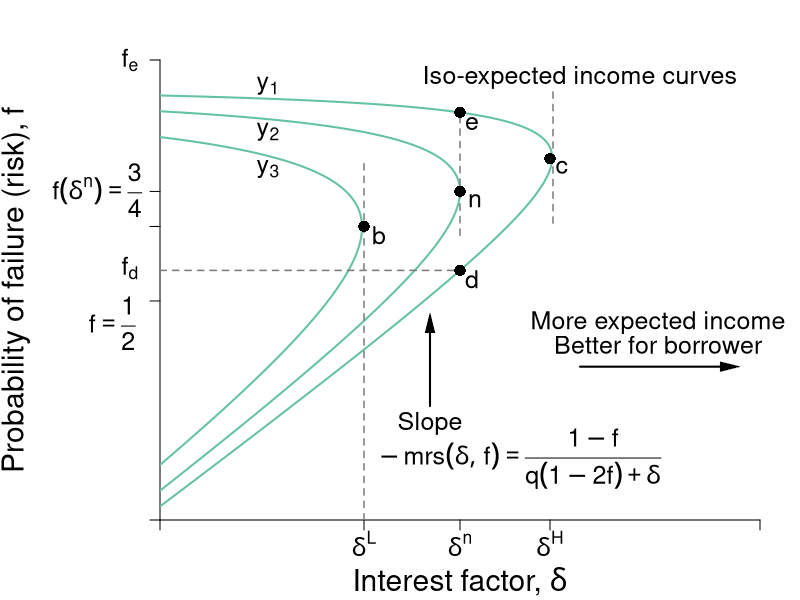

Reproduce this figure in R.
#Graph Designer: Simon Halliday
#Authors: Bowles, Foley and Halliday
#Title: Coordination, Conflict and Competition: A Text in Microeconomics

library(shape)
pdf(file = "credit/non_contractual_brf_part_a.pdf", width = 8, height = 6)

#Set parameters for graphics
axislabelsize <- 1.8
labelsize <- 1.5
namesize <- 1.8
annotatesize <- 1.5
graphlinewidth <- 2
segmentlinewidth <- 1.5

COL <- c("#7fc97f", "#beaed4", "#fdc086", "#ffff99", "#386cb0", "#f0027f", "#bf5b17", "#666666")
COLA <- c("#e0f3db", "#99d8c9","#66c2a4","#41ae76", "#238b45", "#005824")
COLB <- c("#c6dbef", "#4eb3d3", "#2b8cbe", "#0868ac","#084081")
grays <- gray.colors(25, start = 1, end = 0)

#Edited the margins to cater for the larger LHS labels
par(mar =  c(4, 8, 3, 2))

brfFn <- function(delta, mu = 1) {
  .5 + (delta / (2 * mu)) 
}

isoreturnFn <- function(delta, pi=0.125) {
  1 - (pi)/delta
}


yFn <- function(d1, f1, mu = 1){
  mu*f1*(1 - f1) - d1*(1 - f1)
}

ylow <- function(delta, mu = 1, ybar = 0.03){
  (-sqrt(delta^2 - 2*delta*mu + mu^2 - 4*mu*ybar) + delta + mu)/(2*mu)
}

yhigh <- function(delta, mu = 1, ybar = 0.03){
  (sqrt(delta^2 - 2*delta*mu + mu^2 - 4*mu*ybar) + delta + mu)/(2*mu)
}

xlims <- c(0, 1)
ylims <- c(0, 1.05)

npts <- 501 
d1 <- seq(xlims[1], xlims[2], length.out = npts)
f1 <- seq(ylims[1], ylims[2], length.out = npts) 
a <- c(0.03, 0.0625, 0.11)

plot(0, 0, xlim = xlims, ylim = ylims, type = "n",
     xlab = expression(paste("")),
     ylab = expression(paste("")), 
     xaxt = "n", 
     yaxt = "n", 
     cex.lab = axislabelsize, 
     bty = "n", 
     xaxs="i", 
     yaxs="i"
)


# ticksy <- seq(from = 0, to = ylims[2], by = 0.1)
# ylabels <- seq(from = 0, to = ylims[2], by = 0.1)
# ticksx <- seq(from = 0, to = xlims[2], by = 0.1)
# xlabels <- seq(from = 0, to = xlims[2], by = 0.1)
#ticksy <- c(ylims[1], 0.5, brfFn(delta = 0.34), brfFn(delta = 0.5), brfFn(delta = 0.65), yhigh(delta = 0.5), ylims[2])
ticksy <- c(ylims[1], 0.5, brfFn(delta = 0.34), NA, brfFn(delta = 0.5), NA, NA, ylims[2])
ylabels <- c(NA, NA, NA, NA,NA,NA, NA, NA)
#ylabels <- c(NA, expression(paste(f == frac(1,2))), expression(paste(f^d)), expression(paste(f*(delta^L) )),  expression(paste(f*(delta^n) == frac(3,4))),expression(paste(f*(delta^H) )), expression(paste(f^e)), NA)
ticksx <- c(xlims[1], 0.34, 0.5, 0.65, xlims[2])
xlabels <- c(NA,  expression(paste(delta^L)), expression(paste(delta^n)), expression(paste(delta^H)), NA)

axis(1, at = ticksx, pos = 0, labels = xlabels, cex.axis = labelsize)
axis(2, at = ticksy, pos = 0, labels = ylabels, las = 1,cex.axis = labelsize)

#ylabels <- c(NA, expression(paste(f == frac(1,2))), expression(paste(f^d)), expression(paste(f*(delta^L) )),  expression(paste(f*(delta^n) == frac(3,4))),expression(paste(f*(delta^H) )), expression(paste(f^e)), NA)
text(-0.08, 0.45, expression(paste(f == frac(1,2))), cex = labelsize, xpd =TRUE)
text(-0.05, 0.575, expression(paste(f[d])), cex = labelsize, xpd =TRUE)
#text(-0.07, 0.665, expression(paste(f*(delta^L) )), cex = labelsize, xpd =TRUE)
text(-0.105, 0.753, expression(paste(f*(delta^n) ==frac(3,4) )), cex = labelsize, xpd =TRUE)
#text(-0.07, 0.832, expression(paste(f*(delta^n))), cex = labelsize, xpd =TRUE)
#text(-0.07, 0.93, expression(paste(f*(delta^H) )), cex = labelsize, xpd =TRUE)
text(-0.05, 1.05, expression(paste(f[e])), cex = labelsize, xpd =TRUE)
# y-labels with numeric values
# text(-0.0905, 0.48, expression(paste(frac(1,2) == f)), cex = labelsize, xpd =TRUE)
# text(-0.05, 0.58, expression(paste(0.57 == f^d)), cex = labelsize, xpd =TRUE)
# text(-0.07, 0.66, expression(paste(0.67 == f*(delta^L) )), cex = labelsize, xpd =TRUE)
# text(-0.105, 0.76, expression(paste(frac(3,4) == f*(delta^n))), cex = labelsize, xpd =TRUE)
# text(-0.07, 0.84, expression(paste(0.83 == f*(delta^n) )), cex = labelsize, xpd =TRUE)
# text(-0.07, 0.93, expression(paste(0.93 == f*(delta^H) )), cex = labelsize, xpd =TRUE)
# text(-0.05, 1.05, expression(paste(1.05f^e)), cex = labelsize, xpd =TRUE)


npts <- 503 
xx1 <- seq(xlims[1], xlims[2], length.out = npts)
xx2 <- seq(0, 1, length.out = npts)

#Draw the graphs
#lines(xx1, brfFn(xx1), col = COLA[4], lwd = graphlinewidth)

#Axis labels
mtext(expression(paste("Interest factor, ", delta)), side = 1, line = 3, cex = axislabelsize)
text(-0.24, 0.5*(ylims[2]), expression(paste("Probability of failure (risk), ", f)), xpd = TRUE, cex = axislabelsize, srt = 90) 

#Contour lines
contour(d1, f1,
        outer(d1, f1, yFn),
        drawlabels = FALSE,
        col = COLA[3],
        lwd = graphlinewidth,
        levels = a,
        xaxs="i",
        yaxs="i",
        add = TRUE)

segments(0.5, 0.65, 0.5, yhigh(delta = 0.5), lty = 2, col = grays[20] , lwd = segmentlinewidth)
#segments(0, yhigh(delta = 0.5), 0.5, yhigh(delta = 0.5), lty = 2, col = grays[20] , lwd = segmentlinewidth)
segments(0, ylow(delta = 0.5), 0.5, ylow(delta = 0.5), lty = 2, col = grays[20] , lwd = segmentlinewidth)

segments(0.34,0, 0.34, brfFn(delta = 0.34) + 0.15, lty = 2, col = grays[20] , lwd = segmentlinewidth)
segments(0.655, brfFn(delta = 0.655) - 0.15, 0.655, brfFn(delta = 0.655) + 0.15, lty = 2, col = grays[20] , lwd = segmentlinewidth)

#segments(0, brfFn(delta = 0.5), 0.5, brfFn(delta = 0.5), lty = 2, col = "gray" , lwd = segmentlinewidth)

# 
# segments(8, 0, 8,indiffA(x = 8)  , lty = 2, col = "gray" , lwd = segmentlinewidth)
# segments(0, indiffA(x = 8) , 8,indiffA(x = 8)  , lty = 2, col = "gray" , lwd = segmentlinewidth)

text(0.5+ 0.025, brfFn(delta = 0.5) - 0.02, expression(paste(n)), cex = labelsize)
points(0.5, brfFn(delta = 0.5), pch = 16, col = "black", cex = 1.5)
text(0.34+ 0.025, brfFn(delta = 0.34) - 0.02, expression(paste(b)), cex = labelsize)
points(0.34, brfFn(delta = 0.34), pch = 16, col = "black", cex = 1.5)
text(0.65+ 0.02, brfFn(delta = 0.65) - 0.02, expression(paste(c)), cex = labelsize)
points(0.65, brfFn(delta = 0.65), pch = 16, col = "black", cex = 1.5)

text(0.5+ 0.02, ylow(delta = 0.5) - 0.02, expression(paste(d)), cex = labelsize)
points(0.5, ylow(delta = 0.5), pch = 16, col = "black", cex = 1.5)
text(0.5+ 0.02, yhigh(delta = 0.5) - 0.025, expression(paste(e)), cex = labelsize)
points(0.5, yhigh(delta = 0.5), pch = 16, col = "black", cex = 1.5)



text(0.7, 1.01, expression(paste("Iso-expected income curves")), cex = labelsize)
#text(0.3, 1.01, expression(paste(y[1] == y^L)), cex = labelsize)
#text(0.3, 0.88, expression(paste(y[2] == y^{NE})), cex = labelsize)
#text(0.2, 0.75, expression(paste(y[3] == y^H)), cex = labelsize)
text(0.18, 0.99, expression(paste(y[1])), cex = labelsize)
text(0.18, 0.885, expression(paste(y[2])), cex = labelsize)
text(0.18, 0.8, expression(paste(y[3])), cex = labelsize)
text(0.45, 0.22, expression(Slope), cex = labelsize)
text(0.6, 0.14, expression(paste(-mrs(delta, f) == frac(1 - f, q*(1 - 2*f) + delta))), cex = labelsize)
Arrows(0.45, 0.26, 0.45, 0.45, col = "black", lty = 1, lwd = 2, arr.type = "triangle", arr.lwd = 0.5)


text(0.83, 0.45, expression(paste("More expected income")), cex = labelsize, xpd = TRUE)
text(0.83, 0.4, expression(paste("Better for borrower")), cex = labelsize,xpd = TRUE)
Arrows(0.7, 0.35, 0.95, 0.35, col = "black", lty = 1, lwd = 2, arr.type = "triangle", arr.lwd = 0.5)


#text(0.85, 0.68, expression(paste("A's Best Response")), cex = labelsize, xpd  = TRUE)
#text(0.85, 0.63, expression(paste("function")), cex = labelsize, xpd  = TRUE)
#text(0.86, 0.55, expression(paste("Slope ", phantom() == frac(1, 2*q))), cex = labelsize, xpd  = TRUE)
#Arrows(0.85, 0.73, 0.85, 0.89, col = "black", lty = 1, lwd = 2, arr.type = "triangle", arr.lwd = 0.5)

dev.off()
